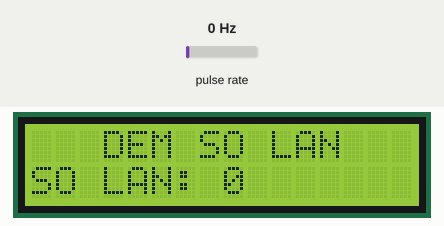
Simulated run of this sketch. Board: Arduino Uno, built with avr-gcc and run on an emulated ATmega328P. Parts: 16×2 character LCD. Wiring (inferred from the names in the program): pulse sensor: data pin 2. Inputs (shaded band) come from the test bench; at power-on: pulse rate 0 Hz.

Above: at 1.2 s.
1.3 s: pulse rate (sensor on pin 2) set to 4 Hz
At 1.98 s:
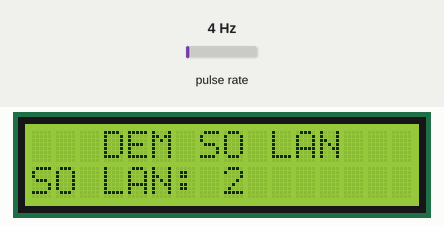
3.0 s: pulse rate (sensor on pin 2) set to 50 Hz
At 3.56 s:
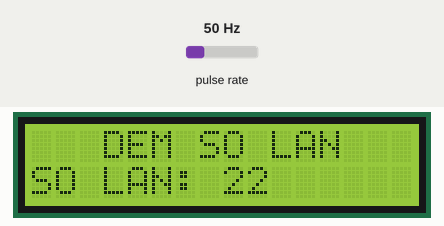
4.9 s: pulse rate (sensor on pin 2) set to 100 Hz
At 5.4 s:
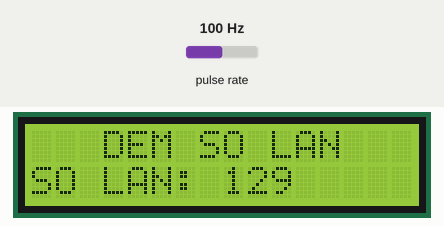
Timing chart, 0 to 7.9 s (numbered marks = the images above; inputs shaded):
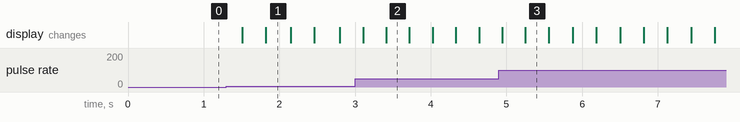

Measured:
- after the input at 1.3 s, the display: first changes after 0.21 s (image 1 shows a later state)

The sketch:

DEM.ino
```cpp
int encoder = 2;
 int counter;
 #include <Wire.h>
#include <LiquidCrystal_I2C.h>

LiquidCrystal_I2C lcd(0x27,16,2);


void setup() {
  lcd.init();
  //lcd.begin();
  lcd.backlight();
  pinMode(encoder, INPUT);
  digitalWrite(encoder, LOW);
  attachInterrupt(0,countpulse,RISING);

}

void countpulse(){
        counter++;
}

void loop() {
  lcd.setCursor(0,0);
  lcd.print("   DEM SO LAN   ");
  lcd.setCursor(0,1);
  lcd.print("SO LAN:         ");
  lcd.setCursor(8,1);
  lcd.print(counter);

  delay(10);
}
```
